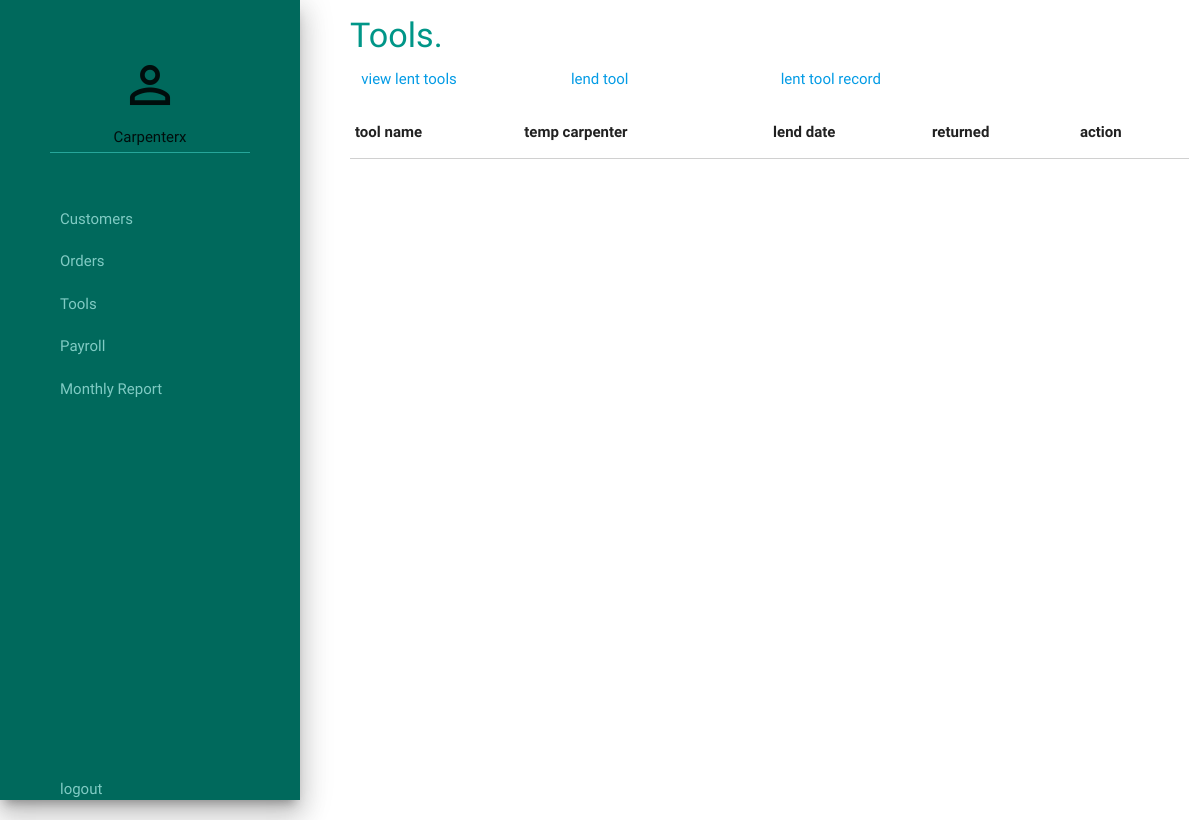
Before: /furniture_palace/catalog/fP/lent_tools/ (signed in) with the older database file.
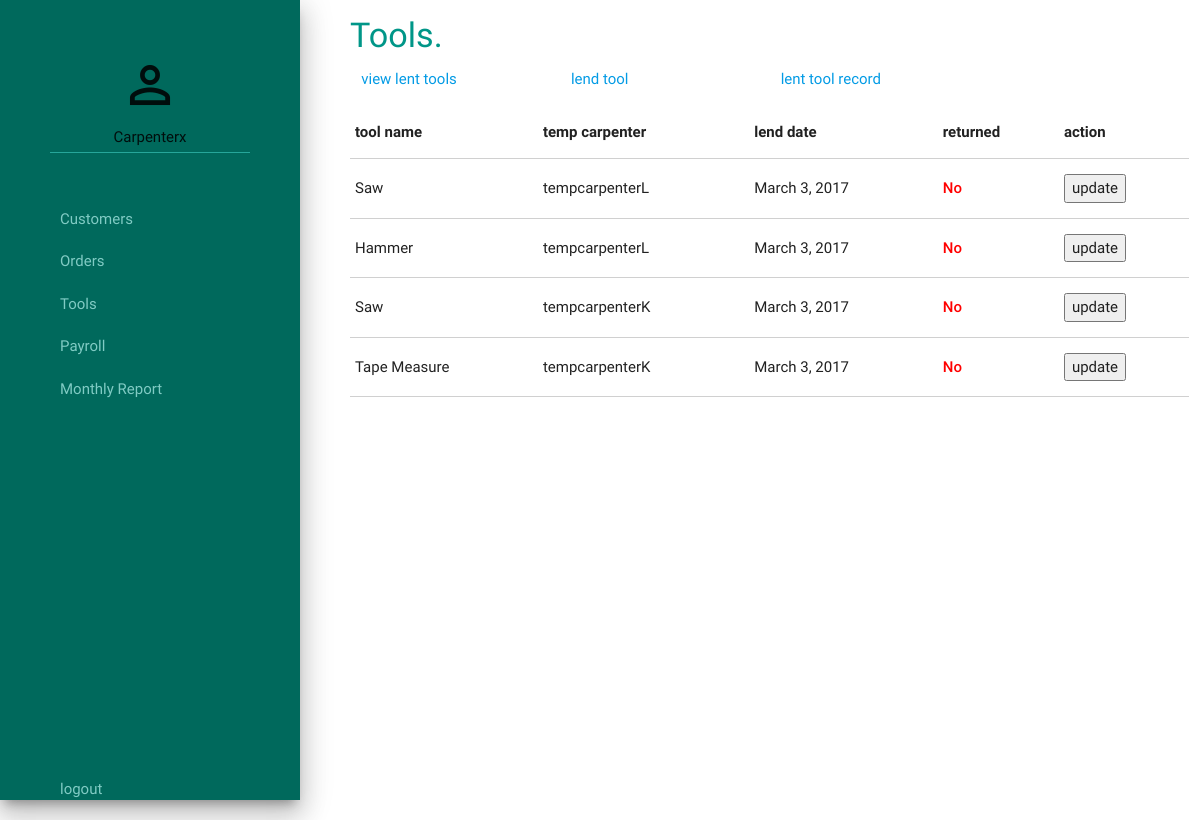
After: the same page with the newer database file.
### catalog/models.py (models this page shows, shortened)
class LentTool(models.Model):
    tool = models.ForeignKey(Tool)
    temp_carpenter = models.ForeignKey(TempCarpenter)
    lend_date = models.DateField(auto_now_add=True)
    return_date = models.DateField(null=True)
    days_with_tool = models.IntegerField(null=True)
    lending_fee = models.FloatField(default=0.00)
    returned = models.NullBooleanField()
    was_damaged = models.NullBooleanField()

class Tool(models.Model):
    tool_name = models.CharField(max_length=250)
    lending_rate_per_day = models.FloatField()
    damage_fee = models.FloatField(default=0.00)
    def __str__(self):
        return self.tool_name

### accounts/models.py (models this page shows)
class TempCarpenter(models.Model):
    temp_carpenter_name = models.CharField(max_length=100)
    temp_carpenter_email = models.EmailField(max_length=254)
    def __str__(self):
        return self.temp_carpenter_name

### catalog/views.py (the view)
def show_lent_tools(request):
    lent_tools = get_lent_tools()
    return render(request, 'catalog/lent_tools_list.html', locals())

### accounts/context_processors.py (called while the page is built)
def username_processor(request):
    username = request.user.username
    return {'username': username}

def furniture_processor(request):
    furniture = Furniture.objects.all()
    return {'furniture': furniture}

### catalog/catalog.py (called while the page is built)
def get_lent_tools():
    lent_tools = LentTool.objects.all().filter(returned=None)
    return lent_tools

### catalog/templates/catalog/lent_tools_list.html (shortened to what this page needs)
{% extends "./base.html" %}
{% block heading %}
<div class="heading">
    <h4>Tools.</h4>
</div>
{% endblock %}
{% block content%}
<div class="col l12 m12 s12"><p style="color: green">{{ msg }}</p></div>
<table class="highlight bordered responsive">
    <thead>
        <tr>
            <th>tool name</th>
            <th>temp carpenter</th>
            <th>lend date</th>
            <th>returned</th>
            <th>action</th>
        </tr>
    </thead>
    <tbody>
    {% for lent_tool in lent_tools %}
        <tr>
            <td>{{ lent_tool.tool }}</td>
            <td>{{ lent_tool.temp_carpenter }}</td>
            <td>{{ lent_tool.lend_date }}</td>
            <td>
                {% if lent_tool.returned is True %}
                    <strong style="color:green">Yes</strong>
                {% else %}
                    <strong style="color:red">No</strong>
                {% endif %}
            </td>
            <td>
                <form action="{% url 'catalogs:lent_tool_return_page' %}" method="post">
                    <button type="submit">update</button>
                </form>
            </td>
        </tr>
    {% endfor %}
    </tbody>
</table>
{% endblock %}

Changed rows visible on the page:
added LentTool: tool "Saw", temp_carpenter "tempcarpenterL", lend_date "March 3, 2017", shows "No"
added LentTool: tool "Hammer", temp_carpenter "tempcarpenterL", lend_date "March 3, 2017", shows "No"
added LentTool: tool "Saw", temp_carpenter "tempcarpenterK", lend_date "March 3, 2017", shows "No"
added LentTool: tool "Tape Measure", temp_carpenter "tempcarpenterK", lend_date "March 3, 2017", shows "No"
